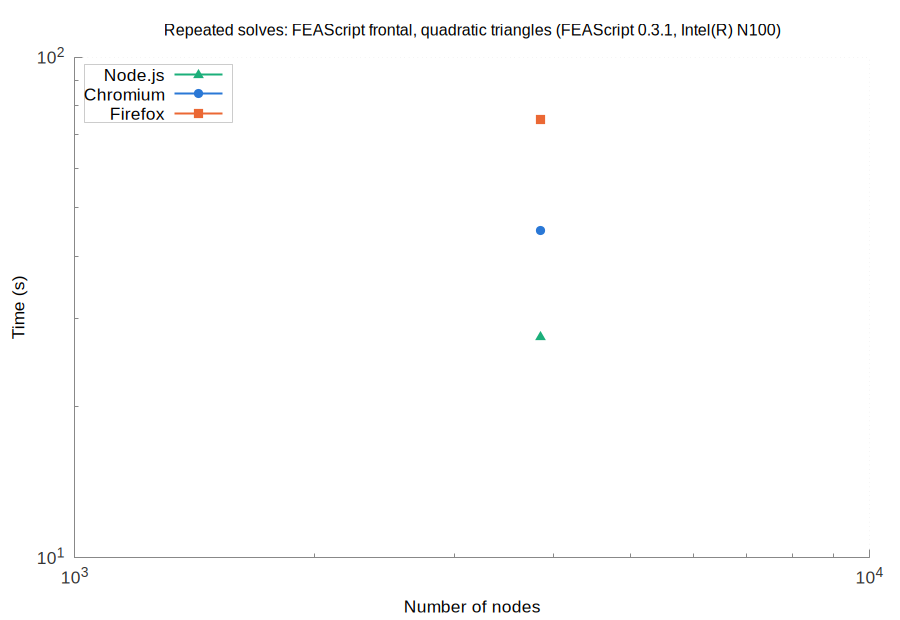

Source code (gnuplot):
set terminal pngcairo size 900,620 font 'Arial,13'
set border 3 lc rgb '#888888'; set tics nomirror tc rgb '#333333'
set grid lc rgb '#e6e6e6' lw 1; set key top left box lc rgb '#cccccc' opaque
set logscale xy; set format y '10^{%L}'; set format x '10^{%L}'
set output 'browsers_FEAScript_frontal_quadratic_triangles_repeated.png'
set title 'Repeated solves: FEAScript frontal, quadratic triangles (FEAScript 0.3.1, Intel(R) N100)' font 'Arial,12'
set xlabel 'Number of nodes'
set ylabel 'Time (s)'
plot 'browsers_FEAScript_frontal_quadratic_triangles_repeated_node.dat' u 1:2 w lp lw 2 pt 9 ps 1.2 lc rgb '#1baf7a' t 'Node.js', \
     'browsers_FEAScript_frontal_quadratic_triangles_repeated_chromium.dat' u 1:2 w lp lw 2 pt 7 ps 1.2 lc rgb '#2a78d6' t 'Chromium', \
     'browsers_FEAScript_frontal_quadratic_triangles_repeated_firefox.dat' u 1:2 w lp lw 2 pt 5 ps 1.2 lc rgb '#eb6834' t 'Firefox'
